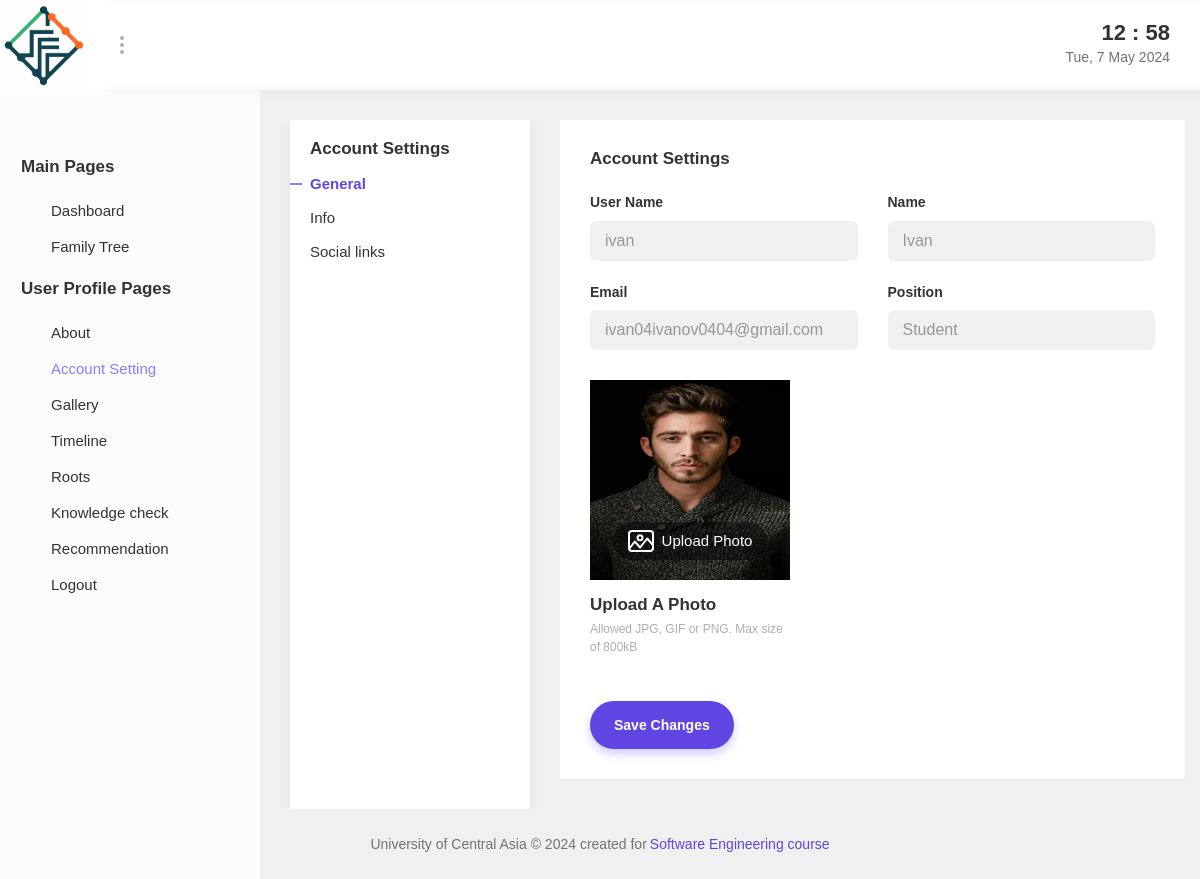
Screenshot of /edit-profile/ (signed in) with the database file from the repository.
### apps/authentication/models.py (models this page shows, shortened)
class CustomUser(AbstractUser):
    username = models.CharField(max_length=30, unique=True)
    email = models.EmailField(max_length=254, unique=True)
    first_name = models.CharField(max_length=30)
    last_name = models.CharField(max_length=30)
    email_confirmed = models.BooleanField(default=False)
    password = models.CharField(max_length=128)
    avatar = models.ImageField(upload_to='avatars/', null=True, blank=True)

### apps/core/models.py (models this page shows, shortened)
class PersonalInfo(models.Model):
    user = models.OneToOneField(CustomUser, on_delete=models.CASCADE, related_name='personal_info')
    bio = models.TextField(max_length=500, blank=True)
    age = models.IntegerField(null=True, blank=True)
    position = models.CharField(max_length=30, blank=True)
    address = models.CharField(max_length=30, blank=True)
    birth_date = models.DateField(null=True, blank=True)
    days_until_birthday = models.IntegerField(null=True, blank=True)
    upcoming_age = models.IntegerField(null=True, blank=True)
    phone_number = models.CharField(max_length=15, blank=True)
    instagram = models.CharField(max_length=50, blank=True)
    facebook = models.CharField(max_length=50, blank=True)
    twitter = models.CharField(max_length=50, blank=True)
    linkedin = models.CharField(max_length=50, blank=True)
    background_image = models.ImageField(upload_to='background_images/', null=True, blank=True)

### apps/core/views.py (the view, shortened to what this page needs)
# urls.py: path('edit-profile/', views.edit_profile, name='edit_profile'),
@login_required(login_url='/')
def edit_profile(request):
    try:
        user = request.user
        personal_info, created = PersonalInfo.objects.get_or_create(user=user)
        return render(request, 'core/user-profile/account-setting.html', {'personal_info': personal_info})
    except Exception as e:
        logger.exception("An error occurred in edit_profile view: %s", str(e))
        return render(request, 'core/miscellaneous/404.html')

### templates/core/user-profile/account-setting.html (shortened to what this page needs)
<!DOCTYPE html>
{% load static %}
<html lang="zxx">
<head>
   <link rel="stylesheet" href="{% static 'plugins/select2/select2.min.css' %}">
   <link rel="stylesheet" href="{% static 'plugins/datepicker/datepicker.min.css' %}">
   {% include 'core/includes/loadstatic.html' %}
</head>
<body>
    <div class="wrapper">
        {% include 'core/partials/header.html' %}
        <div class="main-wrapper">
            {% include 'core/partials/sidebar.html' %}
            <div class="main-content d-flex flex-column flex-md-row">
                <div class="mb-4 mb-md-0">
                    <div class="aside">
                        <nav class="aside-body">
                            <h4 class="mb-3">Account Settings</h4>
                            <ul class="nav flex-column">
                                <li><a class="active" data-toggle="tab" href="#general">General</a></li>
                                <li><a data-toggle="tab" href="#info">Info</a></li>
                                <li><a data-toggle="tab" href="#social">Social links</a></li>
                            </ul>
                        </nav>
                    </div>
                 </div>
                 <div class="container-fluid">
                    <div class="row">
                       <div class="col-xl-12 mb-30 mb-xl-0">
                          <div class="card h-100">
                             <div class="card-body p-30">
                                <div class="tab-content">
                                    <div class="tab-pane fade show active" id="general">
                                        <h4 class="mb-4">Account Settings</h4>
                                        <form method="post" id="profileForm" action="{% url 'edit_profile' %}" enctype="multipart/form-data">
                                            <div class="row">
                                                <div class="col-xl-4 col-lg-6">
                                                    <div class="form-group mb-20">
                                                        <label for="username" class="mb-2 font-14 bold black">User Name</label>
                                                        <input type="text" id="username" name="username" class="theme-input-style" placeholder="{% if user.username %}{{ user.username }}{% else %}You didn't specify your username. Please enter it here{% endif %}">
                                                    </div>
                                                    <div class="form-group mb-20">
                                                        <label for="email" class="mb-2 font-14 bold black">Email</label>
                                                        <input type="email" id="email" name="email" class="theme-input-style" placeholder="{% if user.email %}{{ user.email }}{% else %}You didn't specify your email. Please enter it here{% endif %}">
                                                    </div>
                                                </div>
                                                <div class="col-xl-4 col-lg-6">
                                                    <div class="form-group mb-20">
                                                        <label for="name" class="mb-2 font-14 bold black">Name</label>
                                                        <input type="text" id="name" name="name" class="theme-input-style" placeholder="{% if user.first_name %}{{ user.first_name }}{% else %}You didn't specify your first name. Please enter it here{% endif %}" >
                                                    </div>
                                                    <div class="form-group mb-20">
                                                        <label for="position" class="mb-2 font-14 bold black">Position</label>
                                                        <input type="text" id="position" name="position" class="theme-input-style" placeholder="{% if user.personal_info.position %}{{ user.personal_info.position }}{% else %}You didn't specify your position. Please enter it here{% endif %}">
                                                    </div>
                                                </div>
                                                <div class="col-xl-4">
                                                    <div class="upload-avatar d-xl-flex align-items-center flex-column">
                                                        <div>
                                                            <div class="attach-file style--two rounded-0 align-items-end mb-3">
                                                                {% if user.avatar %}
                                                                <img src="{{ user.avatar.url }}" class="profile-avatar" alt="">
                                                                {% else %}
                                                                <img src="{% static 'img/img-placeholder.png' %}" class="profile-avatar" alt="">
                                                                {% endif %}
                                                                <div class="upload-button mb-20">
                                                                    <img src="{% static 'img/svg/gallery.svg' %}" alt="" class="svg mr-2">
                                                                    <span>Upload Photo</span>
                                                                </div>
                                                            </div>
                                                            <div class="content">
                                                                <h4 class="mb-2">Upload a Photo</h4>
                                                                <p class="font-12 c4">Allowed JPG, GIF or PNG. Max size <br /> of 800kB</p>
                                                            </div>
                                                        </div>
                                                    </div>
                                                </div>
                                                <div class="col-lg-12">
                                                    <div class="button-group mt-30 mt-xl-n5">
                                                        <button type="submit" class="btn" style="margin-top: 15px;">Save Changes</button>
                                                    </div>
                                                </div>
                                            </div>
                                        </form>
                                    </div>
                                </div>
                             </div>
                          </div>
                       </div>
                    </div>
                 </div>
            </div>
        </div>
        {% include 'core/partials/footer.html' %}
    </div>
</body>
</html>

### rows the page displays
CustomUser: username "ivan", email "ivan04ivanov0404@gmail.com", name "Ivan", position "Student", avatar (placeholder picture)
